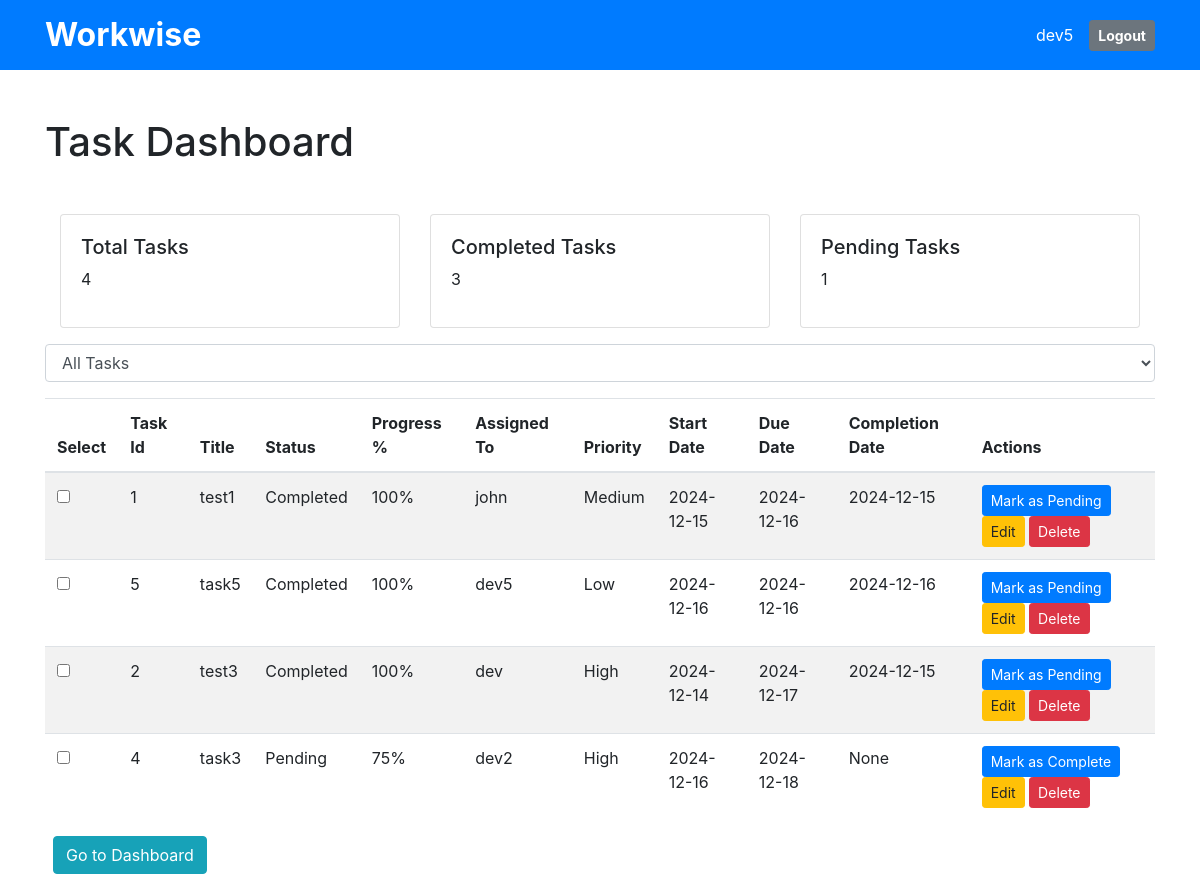
/list_tasks (signed in), run on an earlier commit of the app's database.
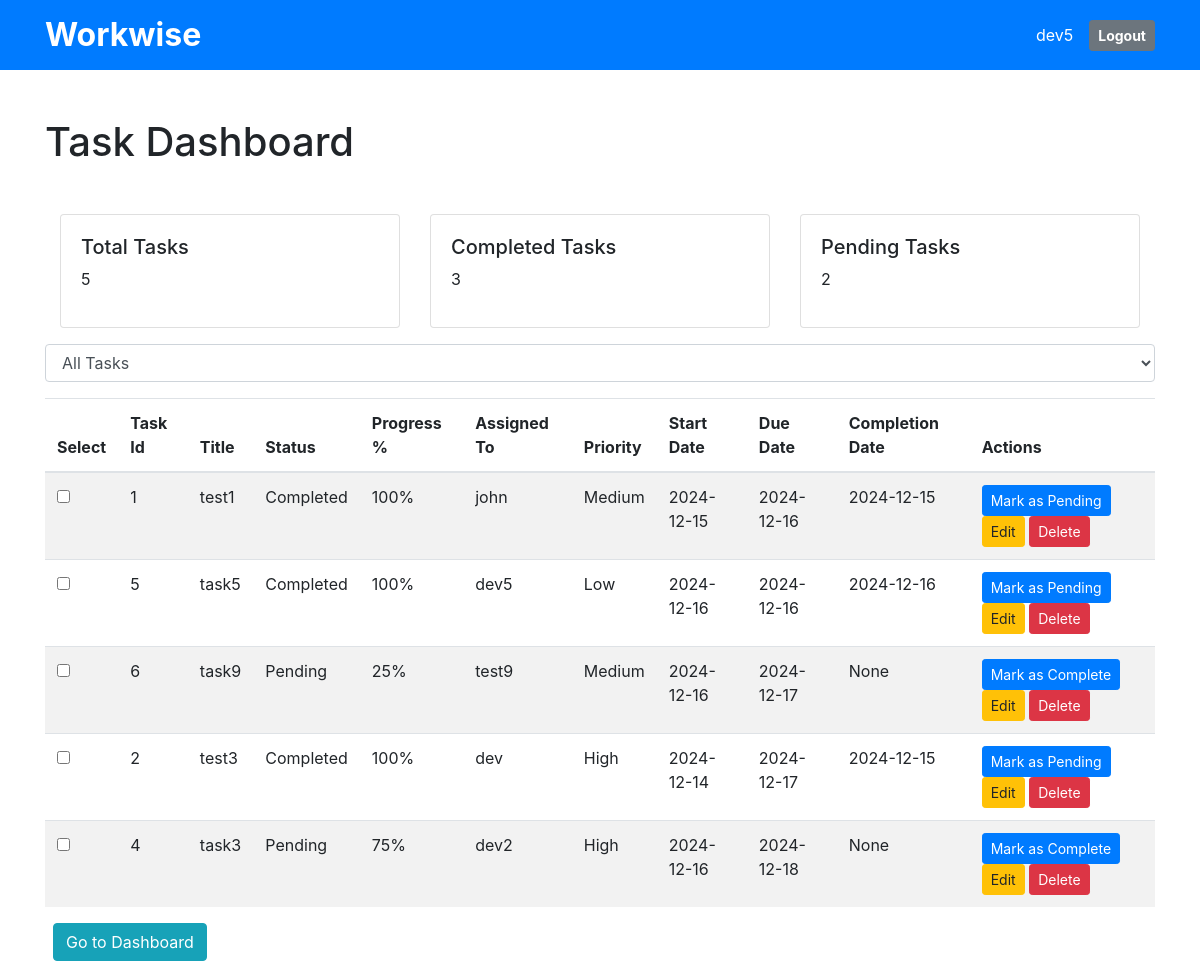
And on a later commit of the database.
### app.py (models this page shows, shortened)
class User(db.Model, UserMixin):
    id = db.Column(db.Integer, primary_key=True)
    name = db.Column(db.String(100), nullable=True)
    email_id = db.Column(db.String(100), nullable=True)
    mobile_number = db.Column(db.String(100), nullable=True)
    designation = db.Column(db.String(100), nullable=True)
    address = db.Column(db.String(100), nullable=True)
    password_hash = db.Column(db.String(128), nullable=True)
    role = db.Column(db.String(20), nullable=True,
                     default='viewer')  # Roles: admin, dev, viewer
    created_date = db.Column(db.Date, nullable=True)
    modified_date = db.Column(db.Date, nullable=True)
    status = db.Column(db.String(20), default='Active')

class Task(db.Model):
    task_id = db.Column(db.Integer, primary_key=True)
    title = db.Column(db.String(100), nullable=True)
    status = db.Column(db.String(20), default='Pending')
    progress_percentage = db.Column(db.String(20), default='0%')
    assigned_to = db.Column(db.Integer, db.ForeignKey(
        'user.id'))  # Link to User table
    start_date = db.Column(db.Date, nullable=True)
    due_date = db.Column(db.Date, nullable=True)
    priority = db.Column(db.String(20), default='Medium')  # High, Medium, Low
    completion_date = db.Column(db.Date, nullable=True)
    delete_status = db.Column(db.String(20), default='False')
    user = db.relationship('User', backref='tasks', lazy=True)

### app.py (the view)
@app.route('/list_tasks', methods=['GET'])
@login_required
def list_tasks():
    filter_status = request.args.get('filter', 'All')
    print('filter_status', filter_status)
    tasks_query = Task.query.filter_by(delete_status='False')
    print('current user name', current_user.name)
    if current_user.role in ['admin', 'dev']:
        print("In admin")
        if filter_status != 'All':
            tasks_query = tasks_query.filter_by(status=filter_status)
    else:
        tasks_query = tasks_query.filter_by(assigned_to=current_user.name)
        if filter_status != 'All':
            tasks_query = tasks_query.filter_by(status=filter_status)
    print(tasks_query)
    tasks = tasks_query.order_by(
        Task.due_date.asc(), Task.priority.desc()).all()
    print(tasks)
    df = pd.DataFrame([{
        'Task Name': task.title,
        'Status': task.status,
        'Assigned To': task.assigned_to if task.assigned_to else 'Unassigned',
        'Due Date': task.due_date,
        'Priority': task.priority
    } for task in tasks])
    print(df)
    if len(df) > 0:
        status_counts = df['Status'].value_counts()
        print(status_counts.head())
    else:
        df = pd.DataFrame({"Status": []})
        statuses = ['Completed', 'Pending']
        status_counts = df['Status'].value_counts()
        status_counts = status_counts.reindex(statuses, fill_value=0)
    if current_user.role in ['admin', 'dev']:
        print(tasks)
        return render_template('task_table.html', tasks=tasks, task_count=len(tasks),
                               completed_tasks=status_counts.get(
                                   'Completed', 0),
                               pending_tasks=status_counts.get('Pending', 0))
    else:
        if current_user.role != 'admin':
            flash('Permission denied.', 'danger')
            return redirect(url_for('dashboard'))

### app.py (called while the page is built)
@login_manager.user_loader
def load_user(user_id):
    return db.session.get(User, int(user_id))

### templates/task_table.html (shortened to what this page needs)
<!DOCTYPE html>
<html lang="en">
<head>
  <link href="https://stackpath.bootstrapcdn.com/bootstrap/4.5.2/css/bootstrap.min.css" rel="stylesheet" />
</head>
<body>
  <div class="bg-primary text-white py-3">
    <div class="container d-flex justify-content-between align-items-center">
      <h1 class="mb-0" style="font-size: 2rem; font-weight: bold;">Workwise</h1>
      <div class="d-flex align-items-center">
        <span class="mr-3">{{ current_user.name }}</span>
        <a href="{{ url_for('logout') }}" class="btn btn-secondary btn-sm font-weight-bold">Logout</a>
      </div>
    </div>
  </div>
  <div class="container mt-5">
    <h1>Task Dashboard</h1>
    <div class="container mt-5">
      <div class="row">
        <div class="col-md-4">
          <div class="card">
            <div class="card-body">
              <h5>Total Tasks</h5>
              <p>{{ task_count }}</p>
            </div>
          </div>
        </div>
        <div class="col-md-4">
          <div class="card">
            <div class="card-body">
              <h5>Completed Tasks</h5>
              <p>{{ completed_tasks }}</p>
            </div>
          </div>
        </div>
        <div class="col-md-4">
          <div class="card">
            <div class="card-body">
              <h5>Pending Tasks</h5>
              <p>{{ pending_tasks }}</p>
            </div>
          </div>
        </div>
      </div>
    </div>
    <form method="GET" action="{{ url_for('list_tasks') }}" class="mt-3">
      <select name="filter" onclick="this.form.submit()" class="form-control">
        <option value="All" {% if filter_status=='All' %}selected{% endif %}>All Tasks</option>
      </select>
    </form>
    <table class="table table-striped mt-3">
      <thead>
        <tr>
          <th>Select</th>
          <th>Task Id</th>
          <th>Title</th>
          <th>Status</th>
          <th>Progress %</th>
          <th>Assigned To</th>
          <th>Priority</th>
          <th>Start Date</th>
          <th>Due Date</th>
          <th>Completion Date</th>
          <th>Actions</th>
        </tr>
      </thead>
      <tbody>
        {% for task in tasks %}
        <tr>
          <td><input type="checkbox" class="row-checkbox" value="{{ task.task_id }}"></td>
          <td>{{ task.task_id }}</td>
          <td>{{ task.title }}</td>
          <td>{{ task.status }}</td>
          <td>{{ task.progress_percentage }}</td>
          <td>{{ task.assigned_to }}</td>
          <td>{{ task.priority }}</td>
          <td>{{ task.start_date }}</td>
          <td>{{ task.due_date }}</td>
          <td>{{ task.completion_date }}</td>
          <td>
            <form action="{{ url_for('update_status', task_id=task.task_id) }}" method="post" style="display: inline">
              {% if task.status in ['Pending'] %}
              <button class="btn btn-sm btn-primary">Mark as Complete</button>
              {% else%}
              <button class="btn btn-sm btn-primary">Mark as Pending</button>
              {% endif %}
            </form>
            {% if current_user.role in ['admin', 'dev'] %}
            <a href="{{ url_for('task_page', task_id=task.task_id) }}" class="btn btn-sm btn-warning">Edit</a>
            <form action="{{ url_for('delete_task', task_id=task.task_id) }}" method="post" style="display: inline">
              <button class="btn btn-sm btn-danger">Delete</button>
            </form>
            {% endif %}
          </td>
        </tr>
        {% endfor %}
      </tbody>
    </table>
    <button type="button" class="btn btn-info ml-2" onclick="goToDashboard()">
      Go to Dashboard
    </button>
  </div>
</body>
</html>

What changed in the data, as far as the page shows it:
added Task: task_id "6", title "task9", status "Pending", progress_percentage "25%", assigned_to "test9", priority "Medium", start_date "2024-12-16", due_date "2024-12-17", completion_date "None", shows "Mark as Complete"
Also different on the page:
{{ task_count }}: "4" → "5"
{{ pending_tasks }}: "1" → "2"
